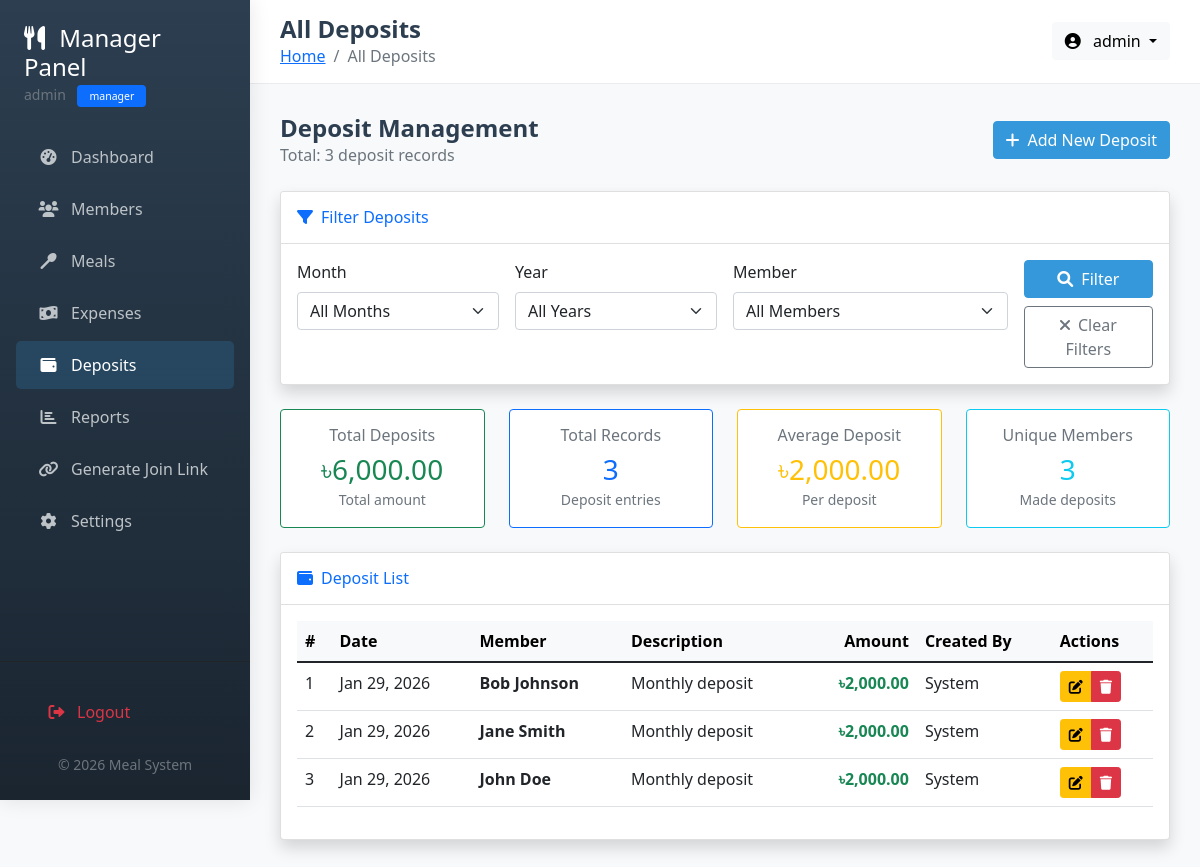
Screenshot of /manager/deposits.php (signed in) with the database file from the repository.
### tables this page shows
CREATE TABLE IF NOT EXISTS deposits (
    deposit_id INT PRIMARY KEY AUTO_INCREMENT,
    member_id INT NOT NULL,
    amount DECIMAL(10,2) NOT NULL,
    deposit_date DATE NOT NULL,
    description VARCHAR(255),
    created_by INT DEFAULT NULL,
    created_at TIMESTAMP DEFAULT CURRENT_TIMESTAMP,
    INDEX idx_deposit_date (deposit_date),
    FOREIGN KEY (member_id) REFERENCES members(member_id) ON DELETE CASCADE,
    FOREIGN KEY (created_by) REFERENCES users(user_id) ON DELETE SET NULL
);

CREATE TABLE IF NOT EXISTS members (
    member_id INT PRIMARY KEY AUTO_INCREMENT,
    name VARCHAR(100) NOT NULL,
    phone VARCHAR(20),
    email VARCHAR(100),
    join_date DATE NOT NULL,
    status ENUM('active', 'inactive') DEFAULT 'active',
    created_by INT DEFAULT NULL,
    join_token VARCHAR(100) UNIQUE,
    token_expiry DATETIME,
    created_at TIMESTAMP DEFAULT CURRENT_TIMESTAMP,
    INDEX idx_status (status),
    FOREIGN KEY (created_by) REFERENCES users(user_id) ON DELETE SET NULL
);

### config/database.php (called while the page is built, shortened)
<?php
function getConnection() {
    static $conn = null;
    if ($conn === null) {
        $conn = mysqli_connect(DB_HOST, DB_USER, DB_PASS);
        mysqli_set_charset($conn, "utf8mb4");
    }
    return $conn;
}
?>

### includes/functions.php (called while the page is built, shortened)
<?php
require_once __DIR__ . '/../config/database.php';
class Functions {
    public function formatCurrency($amount) {
        return '৳' . number_format($amount, 2);
    }
    public function formatDate($date_string) {
        return date('M d, Y', strtotime($date_string));
    }
}
?>

### manager/deposits.php (the view, shortened to what this page needs)
<?php
require_once '../includes/functions.php';
$functions = new Functions();
require_once '../includes/header.php';
$filter_month = isset($_GET['month']) ? intval($_GET['month']) : 0;
$filter_year = isset($_GET['year']) ? intval($_GET['year']) : 0;
$filter_member = isset($_GET['member']) ? intval($_GET['member']) : 0;
function buildSimpleWhereClause($month, $year, $member) {
    $where_parts = [];
    return empty($where_parts) ? "1=1" : implode(" AND ", $where_parts);
}
function buildAliasedWhereClause($month, $year, $member) {
    $where_parts = [];
    return empty($where_parts) ? "1=1" : implode(" AND ", $where_parts);
}
$simple_where = buildSimpleWhereClause($filter_month, $filter_year, $filter_member);
$aliased_where = buildAliasedWhereClause($filter_month, $filter_year, $filter_member);
$count_query = "SELECT COUNT(*) as total FROM deposits WHERE $simple_where";
$count_result = mysqli_query($conn, $count_query);
$total_row = mysqli_fetch_assoc($count_result);
$total_records = $total_row['total'];
$page = isset($_GET['page']) ? max(1, intval($_GET['page'])) : 1;
$per_page = 20;
$offset = ($page - 1) * $per_page;
$deposits = [];
if ($total_records > 0) {
    $query = "SELECT d.*, m.name as member_name, u.username as created_by_name
              FROM deposits d
              LEFT JOIN members m ON d.member_id = m.member_id
              LEFT JOIN users u ON d.created_by = u.user_id
              WHERE $aliased_where
              ORDER BY d.deposit_date DESC, d.deposit_id DESC
              LIMIT $per_page OFFSET $offset";
    $result = mysqli_query($conn, $query);
    if ($result) {
        while ($row = mysqli_fetch_assoc($result)) {
            $deposits[] = $row;
        }
    }
}
$summary = ['total_amount' => 0, 'total_deposits' => 0, 'avg_deposit' => 0, 'unique_members' => 0];
$summary_query = "SELECT
                  SUM(amount) as total_amount,
                  COUNT(*) as total_deposits,
                  AVG(amount) as avg_deposit,
                  COUNT(DISTINCT member_id) as unique_members
                  FROM deposits WHERE $simple_where";
$summary_result = mysqli_query($conn, $summary_query);
if ($summary_result) {
    $summary = mysqli_fetch_assoc($summary_result);
}
?>
<div class="row mb-4">
    <div class="col-12">
        <div class="d-flex justify-content-between align-items-center">
            <div>
                <h4 class="page-title mb-0">Deposit Management</h4>
                <p class="text-muted mb-0">Total: <?php echo $total_records; ?> deposit records</p>
            </div>
            <div>
                <a href="add_deposit.php" class="btn btn-primary">
                    <i class="fas fa-plus me-2"></i>Add New Deposit
                </a>
            </div>
        </div>
    </div>
</div>
<div class="row mb-4">
    <div class="col-12">
        <div class="card shadow">
            <div class="card-header bg-white py-3">
                <h6 class="m-0 font-weight-bold text-primary"><i class="fas fa-filter me-2"></i>Filter Deposits</h6>
            </div>
            <div class="card-body">
                <form method="GET" action="" class="row g-3">
                    <div class="col-md-3">
                        <label for="month" class="form-label">Month</label>
                        <select name="month" id="month" class="form-select">
                            <option value="0">All Months</option>
                        </select>
                    </div>
                    <div class="col-md-3">
                        <label for="year" class="form-label">Year</label>
                        <select name="year" id="year" class="form-select">
                            <option value="0">All Years</option>
                        </select>
                    </div>
                    <div class="col-md-4">
                        <label for="member" class="form-label">Member</label>
                        <select name="member" id="member" class="form-select">
                            <option value="0">All Members</option>
                        </select>
                    </div>
                    <div class="col-md-2 d-flex align-items-end">
                        <div class="d-grid w-100">
                            <button type="submit" class="btn btn-primary mb-2">
                                <i class="fas fa-search me-2"></i>Filter
                            </button>
                            <a href="deposits.php" class="btn btn-outline-secondary">
                                <i class="fas fa-times me-2"></i>Clear Filters
                            </a>
                        </div>
                    </div>
                </form>
            </div>
        </div>
    </div>
</div>
<?php if ($total_records > 0): ?>
<div class="row mb-4">
    <div class="col-md-3">
        <div class="card border-success">
            <div class="card-body text-center">
                <h6 class="text-muted mb-2">Total Deposits</h6>
                <h3 class="text-success mb-0"><?php echo $functions->formatCurrency($summary['total_amount']); ?></h3>
                <small class="text-muted">Total amount</small>
            </div>
        </div>
    </div>
    <div class="col-md-3">
        <div class="card border-primary">
            <div class="card-body text-center">
                <h6 class="text-muted mb-2">Total Records</h6>
                <h3 class="text-primary mb-0"><?php echo $summary['total_deposits']; ?></h3>
                <small class="text-muted">Deposit entries</small>
            </div>
        </div>
    </div>
    <div class="col-md-3">
        <div class="card border-warning">
            <div class="card-body text-center">
                <h6 class="text-muted mb-2">Average Deposit</h6>
                <h3 class="text-warning mb-0"><?php echo $functions->formatCurrency($summary['avg_deposit']); ?></h3>
                <small class="text-muted">Per deposit</small>
            </div>
        </div>
    </div>
    <div class="col-md-3">
        <div class="card border-info">
            <div class="card-body text-center">
                <h6 class="text-muted mb-2">Unique Members</h6>
                <h3 class="text-info mb-0"><?php echo $summary['unique_members']; ?></h3>
                <small class="text-muted">Made deposits</small>
            </div>
        </div>
    </div>
</div>
<?php endif; ?>
<div class="row">
    <div class="col-12">
        <div class="card shadow">
            <div class="card-header bg-white py-3">
                <h6 class="m-0 font-weight-bold text-primary"><i class="fas fa-wallet me-2"></i>Deposit List</h6>
            </div>
            <div class="card-body">
                <?php if (empty($deposits)): ?>
                <div class="text-center py-5">
                    <i class="fas fa-wallet fa-3x text-muted mb-3"></i>
                    <h5>No Deposits Found</h5>
                    <p class="text-muted">Add your first deposit to get started</p>
                    <a href="add_deposit.php" class="btn btn-primary">
                        <i class="fas fa-plus me-2"></i>Add First Deposit
                    </a>
                </div>
                <?php else: ?>
                <div class="table-responsive">
                    <table class="table table-hover">
                        <thead class="table-light">
                            <tr>
                                <th>#</th>
                                <th>Date</th>
                                <th>Member</th>
                                <th>Description</th>
                                <th class="text-end">Amount</th>
                                <th>Created By</th>
                                <th>Actions</th>
                            </tr>
                        </thead>
                        <tbody>
                            <?php $counter = ($page - 1) * $per_page + 1; ?>
                            <?php foreach ($deposits as $deposit): ?>
                            <tr>
                                <td><?php echo $counter++; ?></td>
                                <td><?php echo $functions->formatDate($deposit['deposit_date']); ?></td>
                                <td>
                                    <strong><?php echo htmlspecialchars($deposit['member_name']); ?></strong>
                                </td>
                                <td><?php echo htmlspecialchars($deposit['description'] ?: '-'); ?></td>
                                <td class="text-end">
                                    <strong class="text-success"><?php echo $functions->formatCurrency($deposit['amount']); ?></strong>
                                </td>
                                <td><?php echo htmlspecialchars($deposit['created_by_name'] ?: 'System'); ?></td>
                                <td>
                                    <div class="btn-group btn-group-sm">
                                        <a href="edit_deposit.php?id=<?php echo $deposit['deposit_id']; ?>"
                                           class="btn btn-warning" title="Edit">
                                            <i class="fas fa-edit"></i>
                                        </a>
                                        <a href="deposits.php?delete=<?php echo $deposit['deposit_id']; ?>&month=<?php echo $filter_month; ?>&year=<?php echo $filter_year; ?>&member=<?php echo $filter_member; ?>&page=<?php echo $page; ?>"
                                           class="btn btn-danger" title="Delete"
                                           onclick="return confirm('Delete deposit for <?php echo addslashes($deposit['member_name']); ?>?')">
                                            <i class="fas fa-trash"></i>
                                        </a>
                                    </div>
                                </td>
                            </tr>
                            <?php endforeach; ?>
                        </tbody>
                    </table>
                </div>
                <?php endif; ?>
            </div>
        </div>
    </div>
</div>
<?php
require_once '../includes/footer.php';
?>

### includes/header.php (style rules this page uses)
:root { --primary-color: #2c3e50; --secondary-color: #3498db; --success-color: #27ae60; --warning-color: #f39c12; --danger-color: #e74c3c; }
body { font-family: 'Segoe UI', Tahoma, Geneva, Verdana, sans-serif; background-color: #f8f9fa; min-height: 100vh; }
.btn-primary { background-color: var(--secondary-color); border-color: var(--secondary-color); }
.page-title { color: var(--primary-color); font-weight: 600; margin-bottom: 5px; }

### rows the page displays
deposits: deposit_date "Jan 29, 2026", member.name "Bob Johnson", description "Monthly deposit", amount "৳2,000.00", created_by_name "System"
deposits: deposit_date "Jan 29, 2026", member.name "Jane Smith", description "Monthly deposit", amount "৳2,000.00", created_by_name "System"
deposits: deposit_date "Jan 29, 2026", member.name "John Doe", description "Monthly deposit", amount "৳2,000.00", created_by_name "System"

### other values shown
$_SESSION['username'] "admin"
$_SESSION['role'] "manager"
$page_title "All Deposits"
$total_records "3"
$functions->formatCurrency($summary['total_amount']) "৳6,000.00"
$summary['total_deposits'] "3"
$functions->formatCurrency($summary['avg_deposit']) "৳2,000.00"
$summary['unique_members'] "3"
